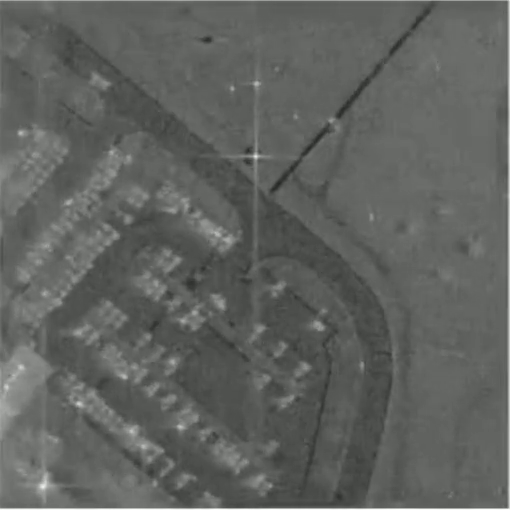
#> input picture frame 35 of Filter Test/Videos/video1.mp4, 510 x 510 px
$ python LK_Method_BetterThreshold.py
#> lines starting #> are read from the running program, lines starting #| are printed output that depends on the picture
### Filter Test/Final System Files/Filter_Frame.py
import cv2
import numpy as np


sharpen = np.array([[0, -1, 0],
                   [-1, 5, -1],
                   [0, -1, 0]])

#emboss filter with additional weight to middle point
custom = np.array([[-1, -1, 0],
                   [-1, 1.5, 1],
                   [0, 1, 1]])

log = np.array([[0, 0, 1, 0, 0],
                [0, 1, 2, 1, 0],
                [1, 2, -14, 2, 1],
                [0, 1, 2, 1, 0],
                [0, 0, 1, 0, 0]])


filters = [sharpen]


def filterFrame(frame, filters = filters):

    frame = cv2.medianBlur(frame, 3)

    for filter in filters:
        frame = cv2.filter2D(frame, -1, filter)  # -1 is to keep the image depth as same as the source image

    return frame


# [19 lines left out: functions filterFrameNormal, filterFrameSP, not called in this run]

### Filter Test/Final System Files/LK_Method_BetterThreshold.py
from Filter_Frame import *
import cv2
import numpy as np

fileName = "/home/dilan/Desktop/Final Year Project/Programming Testing/Filter Test/Videos/video1.mp4"

# Parameters for Lucas Kanade optical flow
lkparams = dict(winSize=(7, 7), #Small windows are more sensitive to noise and may miss larger motions. Large windows will “survive” an occlusion.
                 maxLevel=0,
                 criteria=(cv2.TERM_CRITERIA_EPS | cv2.TERM_CRITERIA_COUNT, 5, 0.05))

#max number (10 above) of iterations and epsilon (0.03 above).
# More iterations means a more exhaustive search, and a smaller epsilon finishes earlier

pointStep = 25  #Parameter to provide the point distribution throughout the frame

avgMagnitude = 0
avgTangentVal = 0

#Generate Initial values for the lk method
def initialValuesLK(initialFrame, pointStep):

    regularPoints = np.array([[[0, 0]]], dtype=np.float32)
    markedPoints = np.array([[[0, 0]]], dtype=np.float32)
    numOfRows= 0
    for i in range(0, initialFrame.shape[0], pointStep):
        numOfRows = numOfRows + 1
        for j in range(0, initialFrame.shape[1], pointStep):
            regularPoints = np.append(regularPoints, [[[np.float32(j), np.float32(i)]]], axis=0)

    counterArr = [0]

    regularPoints = np.delete(regularPoints, 0, axis=0)
    markedPoints = np.delete(markedPoints, 0, axis=0)
    #A mask image for drawing purposes
    mask = np.zeros_like(initialFrame)

    numOfColumns = int(len(regularPoints)/numOfRows)
    # print(numOfRows, numOfColumns, len(regularPoints)-1, numOfColumns*numOfRows)
    return regularPoints, markedPoints, counterArr, mask, numOfRows, numOfColumns

#Calculate tan value and magnitude of change of a point
def findTanAndMag(index, pointsCurr, pointsRef):
    if(pointsCurr.ndim == 3 ):

        x_diff = pointsCurr[index][0][0] - pointsRef[index][0][0]
        y_diff = pointsCurr[index][0][1] - pointsRef[index][0][1]
    else:

        x_diff = pointsCurr[index][0] - pointsRef[index][0]
        y_diff = pointsCurr[index][1] - pointsRef[index][1]

    tanValue = y_diff/x_diff
    magnitude = np.sqrt(x_diff**2 + y_diff**2)
    return tanValue, magnitude

#This function ignores the windowSize number of rows and columns from the frame edges
def checkThreshold(index, pointsCurr, pointsRef, numOfRows, numOfColumns, windowSize = 1, threshold= 0.75):

    row, column = findRowAndCol(index, numOfRows, numOfColumns)

    if(row < windowSize or column < windowSize or (numOfRows -1 -row)<windowSize or (numOfColumns-1-column)<windowSize):
        return

    tanSum = 0
    magnitudeSum = 0

    for r in range(row - windowSize, row + windowSize+1 ):
        for c in range(column - windowSize, column + windowSize+1):
            tempIndex = findIndex(r,c,numOfColumns)
            tanVal , magnitude = findTanAndMag(tempIndex, pointsCurr, pointsRef)
            tanSum = tanSum + tanVal
            magnitudeSum = magnitudeSum + magnitude

    totalPoints = (2*windowSize + 1)**2
    avgTan = tanSum/totalPoints
    avgMag = magnitudeSum/totalPoints
    currTan, currMag = findTanAndMag(index, pointsCurr, pointsRef)

    print(avgTan)

    varTan = abs(avgTan-currTan)/avgTan
    varMag = abs(avgMag - currMag)/avgMag
    global avgMagnitude

    print(avgMag)

    if(varMag>threshold and varTan>threshold):
        return True
    else:
        return False

#Function to get the matrix coordinate of the given index
def findRowAndCol(index, numofRows, numofColumns):
    row = 0
    column = 0

    while(index != (numofColumns*row + column)):

        column = column + 1
        if(column>= numofColumns):
            column = 0
            row = row + 1

        if(row> numofRows):
            return None
    print(index, numofRows, numofColumns, row, column)
    return row, column

#Function to get the index when row,column coordinate is given
def findIndex(row, column, numOfColumns):
    return (row*numOfColumns + column)

#Compare the points and points next and return a array with deviated values
def filterPoints(points_ref, points_curr, counterArr, statusArr, numRows, numColumns, threshold=5, marked = False):
    interest_points = []
    new_counterArr = []

    if(not marked):

        for i in range(len(points_ref)):
            if (checkThreshold(i, points_curr, points_ref, numRows, numColumns) and statusArr[i]==1):
                interest_points.append([points_curr[i], points_ref[i]])
                new_counterArr.append(0)
        # print(interest_points)
        return interest_points, new_counterArr

    else:

        for i in range(len(points_ref)):

            if (statusArr[i] == 0):
                counterArr[i] = counterArr[i] + 1
            else:

                x_diff = points_curr[i][0][0] - points_ref[i][0][0]
                y_diff = points_curr[i][0][1] - points_ref[i][0][1]

                if (np.sqrt(x_diff ** 2 + y_diff ** 2) >= threshold):
                    counterArr[i] = 0
                else:
                    counterArr[i] = counterArr[i] + 1

            if(counterArr[i] < 3):
                interest_points.append([points_curr[i], points_ref[i]])
                new_counterArr.append(counterArr[i])
        return interest_points, new_counterArr

#Returns interesting points with their reference points and initial counter array
def calculateOpticalFlowRegular(frame, frameRef, points_ref,lkparams, numRows, numColumns):

    points_curr, statusArr, err = cv2.calcOpticalFlowPyrLK(
        frameRef, frame, points_ref, None, **lkparams
    )

    #Filtering points to get the points with possible actual movements
    filteredPoints, counterArr = filterPoints(points_ref, points_curr, None, statusArr, numRows, numColumns)

    interestingPoints_curr = np.array([[[0, 0]]], dtype=np.float32)
    interestingPoints_ref = np.array([[[0, 0]]], dtype=np.float32)
    for points in filteredPoints:
        curr = points[0]
        ref = points[1]
        a, b = curr.ravel()
        c, d = ref.ravel()
        interestingPoints_curr = np.append(interestingPoints_curr, [[[a, b]]], axis=0)
        interestingPoints_ref = np.append(interestingPoints_ref, [[[c, d]]], axis=0)

    interestingPoints_curr = np.delete(interestingPoints_curr, 0, axis=0)
    interestingPoints_ref = np.delete(interestingPoints_ref, 0, axis=0)

    return interestingPoints_curr, interestingPoints_ref, counterArr

#Returns Interesting points with their reference points and updated counter array
def calculateOpticalFlowMarked(frame, frameRef, pointsMarked_ref, counterArr, lkparams, numRows, numColumns):

    pointsMarked_curr, status, err = cv2.calcOpticalFlowPyrLK(
        frameRef, frame, pointsMarked_ref, None, **lkparams
    )

    markedPoints, counterArr = filterPoints(pointsMarked_ref, pointsMarked_curr, counterArr,
                                                status, numRows, numColumns, marked= True)

    interestingPoints_curr = np.array([[[0, 0]]], dtype=np.float32)
    interestingPoints_ref = np.array([[[0, 0]]], dtype=np.float32)
    for points in markedPoints:
        curr = points[0]
        ref = points[1]
        a, b = curr.ravel()
        c, d = ref.ravel()
        interestingPoints_curr = np.append(interestingPoints_curr, [[[a, b]]], axis=0)
        interestingPoints_ref = np.append(interestingPoints_ref, [[[c, d]]], axis=0)

    interestingPoints_curr = np.delete(interestingPoints_curr, 0, axis=0)
    interestingPoints_ref = np.delete(interestingPoints_ref, 0, axis=0)


    return interestingPoints_curr, interestingPoints_ref, counterArr

#Main Function to run LK method
def __main__():
    videoFile = cv2.VideoCapture(fileName)

    ret, frameRef = videoFile.read()
#> frameRef is the input picture: shape (510, 510, 3); mean B, G, R 95.1, 98.1, 96.1
    while(ret != True):
        ret, frameRef = videoFile.read()
    frameRef_gray = cv2.cvtColor(frameRef, cv2.COLOR_BGR2GRAY)

    frameRef_gray = filterFrame(frameRef_gray)
#> the loop in filterFrame, `for filter in filters:` made 1 pass
#> filter on pass 1: [[0, -1, 0], [-1, 5, -1], [0, -1, 0]]

    regularPoints, markedPoints_ref, counterArr, mask, numRows, numColumns = initialValuesLK(frameRef, pointStep)
#> mask: shape (510, 510, 3); every value is 0
#> regularPoints = 441 rows, first 8: [0, 0], [25, 0], [50, 0], [75, 0], [100, 0], [125, 0], [150, 0], [175, 0]; markedPoints_ref = empty array; counterArr = [0]; numRows = 21; numColumns = 21
    while videoFile.isOpened():
        ret, frameCurr = videoFile.read()
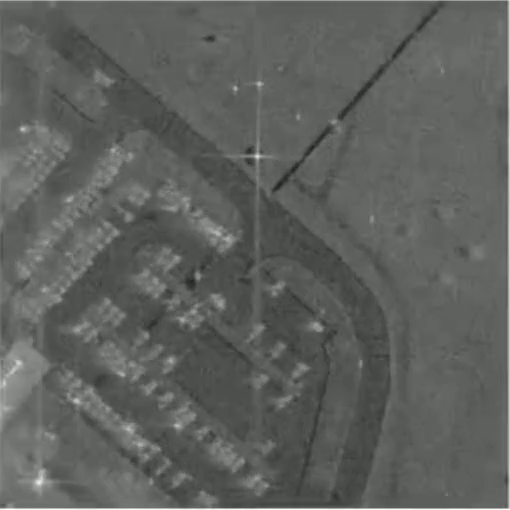
#> input picture frame 36 of Filter Test/Videos/video1.mp4, 510 x 510 px
#> frameCurr is the input picture: shape (510, 510, 3); mean B, G, R 93.7, 96.7, 94.7
        frameCurr_gray = cv2.cvtColor(frameCurr, cv2.COLOR_BGR2GRAY)

        frameCurr_gray = filterFrame(frameCurr_gray)
#> the loop in filterFrame (call 2), `for filter in filters:` made 1 pass

        if ret:
            interestingPointsTemp_curr, interestingPointsTemp_ref, counterArrTemp = \
                calculateOpticalFlowRegular(frameCurr_gray, frameRef_gray,
                                            regularPoints, lkparams, numRows, numColumns)
#> in calculateOpticalFlowRegular, `points_curr, statusArr, err = cv2.calcOpticalFlowPyrLK( frameRef, fram..`: points_curr = 441 rows, first 8: [0.63, 0.0488], [25, 0], [44.81, 0.514], [75, 0], [100, 0], [125, 0], [150, 0], [174.1, 0.0447]; statusArr = 441 values, max 1 at index 0, min 0 at index 1, mean 0.971
#> the loop in filterPoints, `for i in range(len(points_ref)):` made 441 passes
#| 0 21 21 0 0
#| 1 21 21 0 1
#| 2 21 21 0 2
#| 3 21 21 0 3
#| 4 21 21 0 4
#| 5 21 21 0 5
#| 6 21 21 0 6
#| 7 21 21 0 7
#> (further printed lines are left out)
#> the loop in calculateOpticalFlowRegular, `for points in filteredPoints:` made 24 passes
#> points on passes 1 to 12: [[[444.8, 38.43]], [[450, 25]]], [[[92.69, 38.48]], [[100, 50]]], [[[42.76, 76.16]], [[50, 75]]], [[[274.7, 76.06]], [[275, 75]]], [[[223.9, 95.91]], [[225, 100]]], [[[250.1, 100.3]], [[250, 100]]], [[[285.4, 96.58]], [[275, 100]]], [[[226.1, 124.9]], [[225, 125]]], [[[356.8, 177]], [[350, 175]]], [[[272.8, 222.1]], [[275, 225]]], [[[226.5, 282]], [[225, 275]]], [[[250, 274.6]], [[250, 275]]]

            markedPoints_curr, markedPoints_ref, counterArr = \
                calculateOpticalFlowMarked(frameCurr_gray, frameRef_gray, markedPoints_ref,
                                           counterArr, lkparams, numRows, numColumns)

            for i in range(len(markedPoints_curr)):
                new = markedPoints_curr[i]
                old = markedPoints_ref[i]
                a, b = new.ravel()
                c, d = old.ravel()
                mask = cv2.line(mask, (a, b), (c, d), [0, 255, 0], 1)
                frameCurr = cv2.circle(frameCurr, (a, b), 5, [255, 0, 0], -1)
#> this loop made 0 passes

            frameRef_gray = frameCurr_gray
            markedPoints_ref = np.concatenate((markedPoints_curr, interestingPointsTemp_curr), axis=0)
            counterArr = counterArr + counterArrTemp

            frameCurr = cv2.add(frameCurr, mask)
            cv2.imshow('frame', frameCurr)
            if cv2.waitKey(0) & 0xFF == ord('q'):
#> (key q is pressed here)
                continue

    videoFile.release()
    cv2.destroyAllWindows()
    print("Successfully Completed!")

__main__()

$ run again, starting later in the video
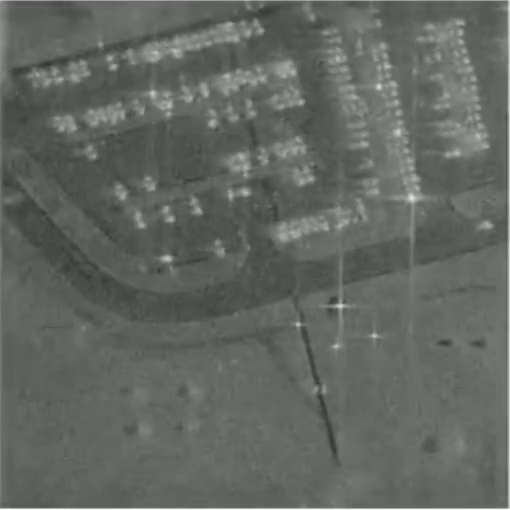
#> input picture frame 160 of Filter Test/Videos/video1.mp4, 510 x 510 px
#> in __main__, frameRef is the input picture: shape (510, 510, 3); mean B, G, R 99, 102, 100
#> the loop in filterFrame, `for filter in filters:` made 1 pass
#> filter on pass 1: [[0, -1, 0], [-1, 5, -1], [0, -1, 0]]
#> mask: shape (510, 510, 3); every value is 0
#> regularPoints = 441 rows, first 8: [0, 0], [25, 0], [50, 0], [75, 0], [100, 0], [125, 0], [150, 0], [175, 0]; markedPoints_ref = empty array; counterArr = [0]; numRows = 21
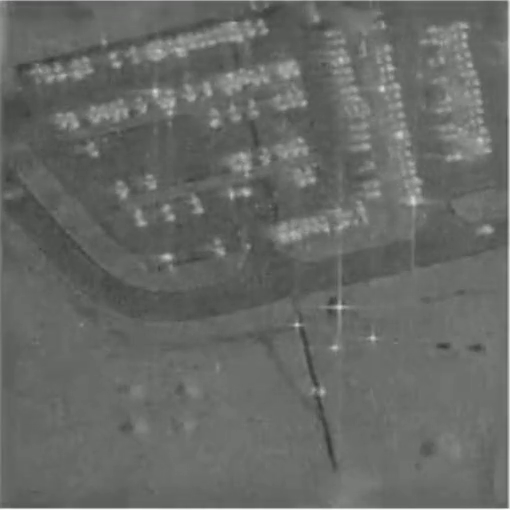
#> input picture frame 161 of Filter Test/Videos/video1.mp4, 510 x 510 px
#> in __main__, frameCurr is the input picture: shape (510, 510, 3); mean B, G, R 102.5, 105.5, 103.5
#> the loop in filterFrame (call 2), `for filter in filters:` made 1 pass
#> points_curr = 441 rows, first 8: [0.182, -0.00813], [25, 0], [51.53, 0.187], [77.06, -0.000793], [100, 0], [125, 0], [150, 0], [174.2, 0.0177]; statusArr = 441 values, max 1 at index 0, min 0 at index 1, mean 0.964; err = 441 values, max 3314322.5 at index 294, min -3.18e-05 at index 4, mean 8018.1
#> the loop in filterPoints, `for i in range(len(points_ref)):` made 441 passes
#> (printed output is left out)
#> the loop in calculateOpticalFlowRegular, `for points in filteredPoints:` made 19 passes
#> points on passes 1 to 8: [[[303.5, 40.36]], [[300, 50]]], [[[456.2, 52.58]], [[475, 50]]], [[[224.8, 114.8]], [[225, 125]]], [[[310.2, 125.7]], [[300, 125]]], [[[300.8, 205.7]], [[300, 200]]], [[[463.9, 254.7]], [[475, 250]]], [[[57.29, 288.2]], [[50, 300]]], [[[171.9, 308.1]], [[175, 300]]]

$ run again, starting later in the video
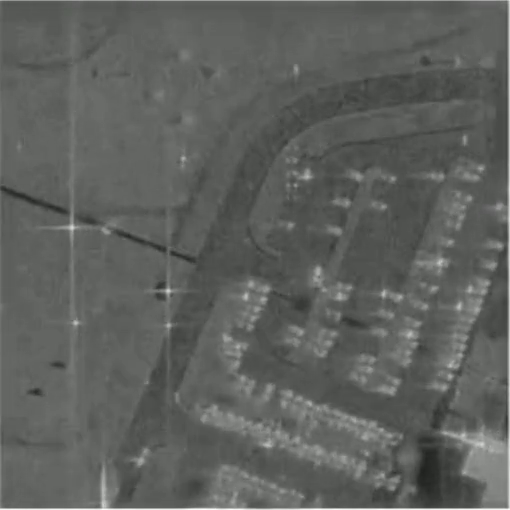
#> input picture frame 285 of Filter Test/Videos/video1.mp4, 510 x 510 px
#> in __main__, frameRef is the input picture: shape (510, 510, 3); mean B, G, R 93.5, 96.5, 94.5
#> the loop in filterFrame, `for filter in filters:` made 1 pass
#> filter on pass 1: [[0, -1, 0], [-1, 5, -1], [0, -1, 0]]
#> mask: shape (510, 510, 3); every value is 0
#> regularPoints = 441 rows, first 8: [0, 0], [25, 0], [50, 0], [75, 0], [100, 0], [125, 0], [150, 0], [175, 0]; markedPoints_ref = empty array; counterArr = [0]; numRows = 21
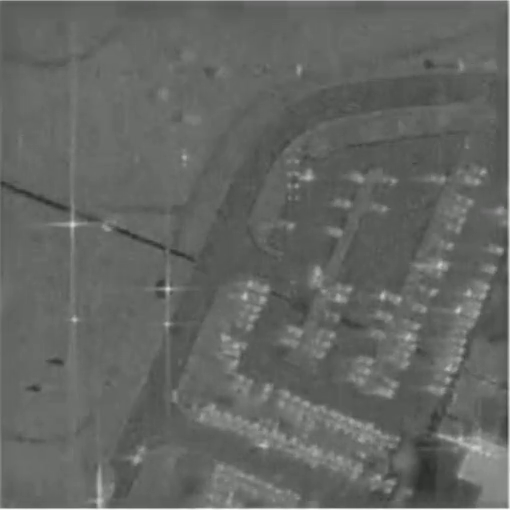
#> input picture frame 286 of Filter Test/Videos/video1.mp4, 510 x 510 px
#> in __main__, frameCurr is the input picture: shape (510, 510, 3); mean B, G, R 99.2, 102.2, 100.2
#> the loop in filterFrame (call 2), `for filter in filters:` made 1 pass
#> points_curr = 441 rows, first 8: [0.842, 0.087], [25, 0], [50, 0], [120.4, 1.72], [91.39, 0.126], [118.1, -0.0221], [150, 0], [175, 0]; statusArr = 441 values, max 1 at index 0, min 0 at index 1, mean 0.939; err = 441 values, max 74.47 at index 12, min -1.01e+20 at index 126, mean -6.22e+17
#> the loop in filterPoints, `for i in range(len(points_ref)):` made 441 passes
#> (printed output is left out)
#> the loop in calculateOpticalFlowRegular, `for points in filteredPoints:` made 20 passes
#> points on passes 1 to 8: [[[416.5, 77.85]], [[400, 75]]], [[[403.6, 121]], [[425, 125]]], [[[276.4, 150.8]], [[275, 150]]], [[[367.5, 165.7]], [[375, 150]]], [[[149.6, 175.2]], [[150, 175]]], [[[209.9, 195.5]], [[200, 175]]], [[[350.4, 200.4]], [[350, 200]]], [[[400.5, 179.8]], [[400, 200]]]
